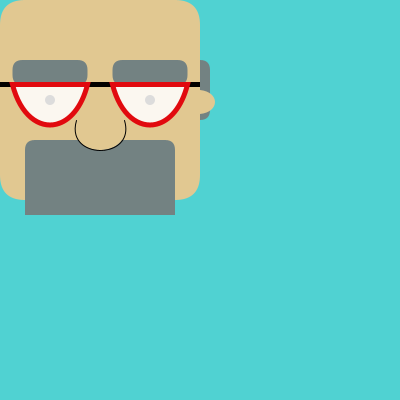
Frame 1 (no input)
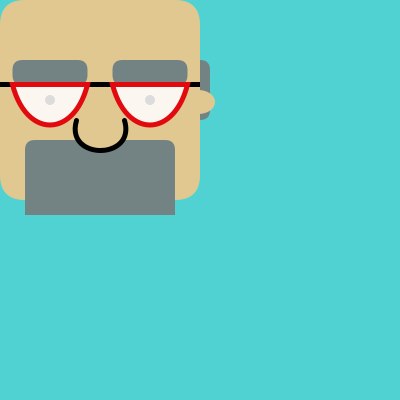
Frame 60 (the mouse pressed at the canvas centre just before this capture)
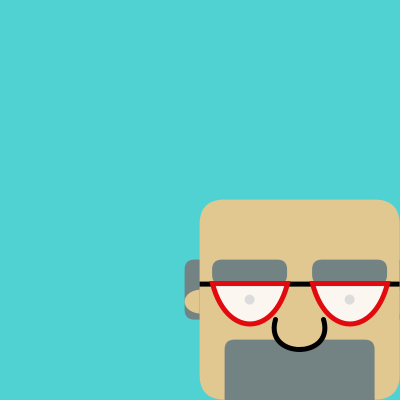
Frame 120 (the mouse held since frame 60 and released just before this capture)

The Processing sketch that drew these frames (run headless with seeded random() and noise(); from frame 60 on, the mouse is pressed at the canvas centre):

// Processing sketch: processing_129716
// ── processing_129716.pde

// HW #2
// Written by Kevin Kuntz
// Andrew ID: kkuntz
// © Kevin Kuntz  January 2014 Pittsburgh, Pa 15213  All Rights reserved


float x, y;
float hwd = 200;
float hht = 200;
float xDist, yDist;
float easingCoef;
  
  
//Background
void setup()
{
  size(400,400);
  //background(80,210,210);
  easingCoef = .1;
}
//Charicature

void draw()
{
  x = x + xDist * easingCoef;
  y = y + yDist * easingCoef;
  //x=mouseX;
  //y=mouseY;
  float hwd = 200;
  float hht = 200;
  xDist = mouseX - x;
  yDist = mouseY - y;
  smooth();
  noCursor();
  background(80,210,210);
  fill(80,210,210,10);
    //hair
  noStroke();
  fill(115,130,130);
  rect(x + -.075 * hwd, y + .3 * hht, 1.125 * hwd, .3*hht, 10);
    //head
  noStroke();
  fill(225,200,145);
  rect(x,y,hwd,hht,25);
    //eyes
  noStroke();
  fill(0);
  ellipse(x + .25 * hwd, y + .5 * hht, 10,10);
  ellipse(x + .75 * hwd, y + .5 * hht, 10,10);
    //eyebrows and moustach
  noStroke();
  fill(115,130,130);
  rect(x + .0625 * hwd, y + .3 * hht, .375 * hwd, .125 * hht, 10);
  rect(x + .5625 * hwd, y + .3 * hht, .375 * hwd, .125 * hht, 10);
  rect(x + .125 * hwd, y + .7 * hht, .75 * hwd, .375 * hht, 10,10,0,0);
    //ears
  noStroke();
  fill(225,200,145);
  beginShape();
    vertex(x, y + .45 * hht);
    bezierVertex(x + -.1 * hwd, y + .46 * hht, x + -.1 * hwd, y + .56 * hht, x , y + .57 * hht);
  endShape();
  beginShape();
    vertex(x + hwd, y + .45 * hht);
    bezierVertex(x + 1.1 * hwd, y + .46 * hht, x + 1.1 * hwd, y + .56 * hht, x + hwd, y + .57 * hht);
  endShape();
    //nose
  stroke(0);
  beginShape();
    vertex(x + .62 * hwd, y + .6 * hht);
    bezierVertex(x + .68 * hwd, y + .8 * hht, x + .32 * hwd, y + .8 * hht,  x + .38 * hwd, y + .6 * hht);
  endShape();
  
  //INITIALS
    //Chosen Initial from KDK is the letter D used to make the glasses
  float inx = x + .25 * hwd;
  float iny = y + .42 * hht;
  float inwd = 80;
  float inht = 90;
  
  //frames
  fill(0);
  noStroke();
  rect(x, y + .41 * hht,hwd,5);
  
  //left D
  noFill();
  noStroke();
  ellipse(inx,iny,inwd,inwd);
  strokeWeight(5);
  stroke(225,10,15);
  fill(255,220);
  beginShape();
    vertex(inx - .47 * inwd, iny);
    bezierVertex(inx - .3 * inwd, iny + .6 * inht, inx + .3 * inwd, iny + .6 * inht, inx + .47 * inwd, iny);
  endShape(CLOSE);
  
  //right D
  translate(.5 * hwd, 0);
  beginShape();
    vertex(inx - .47 * inwd, iny);
    bezierVertex(inx - .3 * inwd, iny + .6 * inht, inx + .3 * inwd, iny + .6 * inht, inx + .47 * inwd, iny);
  endShape(CLOSE);
  noFill();
}
